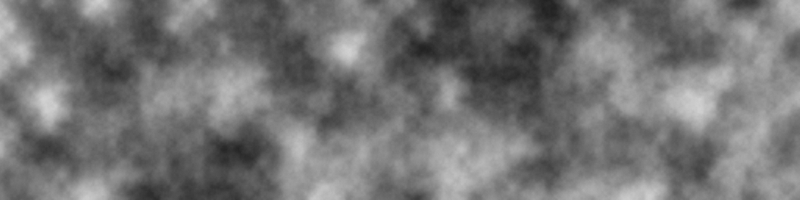
Frame 1 (no input)
Frame 60 (the mouse pressed at the canvas centre just before this capture): identical to frame 1, image omitted
Frame 120 (the mouse held since frame 60 and released just before this capture): identical to frame 1, image omitted

The Processing sketch that drew this single still picture (run headless with seeded random() and noise(); from frame 60 on, the mouse is pressed at the canvas centre):

// Processing sketch: Ex8
// ── Ex8.pde
// Daniel Shiffman
// The Nature of Code
// http://natureofcode.com
//Play with color, noiseDetail(), and the rate at which xoff and yoff are incremented to achieve different visual effects.

float increment = 0.02;

void setup() {
  size(800, 200);
  //noLoop();
}

void draw() {
  background(0);

  loadPixels();
  
    // Optional: adjust noise detail here
  float failOff=map(mouseX,0,width,0,1);
  println(failOff);
  noiseDetail(8,failOff);

  float xoff = 0.0; // Start xoff at 0

    // For every x,y coordinate in a 2D space, calculate a noise value and produce a brightness value
  for (int x = 0; x < width; x++) {
    xoff += increment;   // Increment xoff 
    float yoff = 0.0;   // For every xoff, start yoff at 0
    for (int y = 0; y < height; y++) {
      yoff += increment; // Increment yoff

      // Calculate noise and scale by 255
      float bright = noise(xoff, yoff)*255;

      // Try using this line instead
      //float bright = random(0,255);

      // Set each pixel onscreen to a grayscale value
      pixels[x+y*width] = color(bright);
    }
  }

  updatePixels();
}
